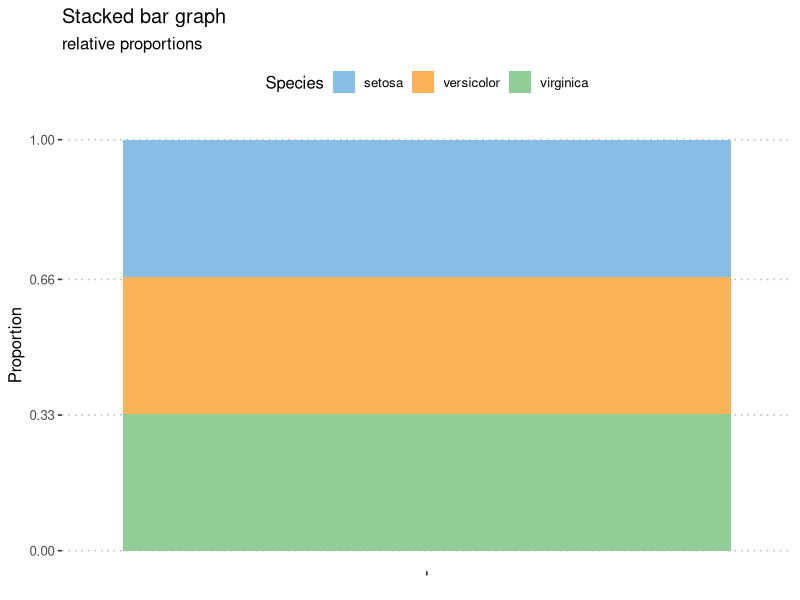

Source code (R):
#Nasreen Arend
#9 April 2019
#Introduction to Biostsats
#Day 1

library(tidyverse) #Load libraries
library(lubridate)
library(ggpubr)
library(readr)

chicks <- as_tibble(ChickWeight) #Assigns a name to the loaded dataset
dim(chicks)     #Gives the dimensions of the data
summary(chicks) #Gives the min, mean, max and quartile of data. 
                #Ordinal data. 
                #Distribution of data
ncol(chicks) #Shows the number of columns of the dataset
nrow(chicks) #Shows the number of rows of the dataset

chicks %>% 
  summarise(avrg_weight = mean(weight)) #The average weight of the whole dataset

chicks %>%  #Using the chicks dataset
  filter(Time == 0) %>% #Focuses only on the 0 day in the dataset
  group_by(Diet) %>% #Only grouping by diet
  summarise(mean_wt = mean(weight), #The mean weighht, sd weight and max weight was calculated of day 0 from each diet
            sd_wt = sd(weight),
            max_wt = max(weight))

#the mean
nums <- c(113, 666, 13, 77, 38, 13) #Created vector using the concatinate funct

sum(nums)/length(nums) #The long way of calculating the mean. Sum of all numbers divided by the length of all numbers
mean(nums) #The mean of the created vector

num1 <- c(21, 25,NA,36, 55, 68)
mean(num1) #Could not be calculated due to NA value
?mean #Gives information about the ean function

mean(nums,na.rm = TRUE) #na.rm = TRUE is an argument within the function mean, that removes na values

chicks %>% 
  summarise(min_wt = min(weight),
            qrt1_wt = quantile(weight, p = 0.25), 
            med_wt = median(weight),
            qrt3_wt = median(weight, p = 0.75),
            max_wt = max(weight))

summary(chicks$weight)

group_chick_1 <- chicks %>%
  filter(Time < 12) %>% 
  group_by(Diet, Time) %>% 
  summarise(mean_wt = round(mean(weight, na.rm = TRUE), 2),
            med_wt = median(weight, na.rm = TRUE),
            sd_wt = round(sd(weight, na.rm = TRUE), 2),
            sum_wt = sum(weight),
            min_wt = min(weight),
            qrt1_wt = quantile(weight, p = 0.25),
            med_wt = median(weight),
            qrt3_wt = median(weight, p = 0.75),
            max_wt = max(weight),
            n_wt = n())
range(chicks$weight)
chicks %>% 
  summarise(lower_wt = range(weight)[1],
            upper_wt = range(weight)[2])

summary(chicks$weight)

grp_stat <- chicks %>%
  filter(Time <12) %>% 
  group_by(Diet, Time) %>% 
  summarise(mean_wt = round(mean(weight, na.rm = TRUE), 2),
            med_wt = median(weight, na.rm = TRUE),
            sd_wt = round(sd(weight, na.rm = TRUE), 2),
            sum_wt = sum(weight),
            min_wt = min(weight),
            qrt1_wt = quantile(weight, p = 0.25),
            med_wt = median(weight),
            qrt3_wt = median(weight, p = 0.75),
            max_wt = max(weight),
            n_wt = n())
grp_stat

library(tidyverse)
library(ggpubr)
library(RColorBrewer)
library(ggthemes)

iris.cnt <- iris

iris.cnt <- iris %>%
  count(Species) %>% # automagically creates a column, n, with the counts
  mutate(prop = n / sum(n)) # creates the relative proportion of each species
iris.cnt



plt1 <- ggplot(data = iris.cnt, aes(x = "", y = n, fill = Species)) +
  geom_bar(width = 1, stat = "identity") +
  labs(title = "Stacked bar graph", subtitle = "cumulative sum",
       x = NULL, y = "Count") +
  theme_pubclean() + scale_color_few() +
  scale_fill_few()

plt2 <- ggplot(data = iris.cnt, aes(x = "", y = prop, fill = Species)) +
  geom_bar(width = 1, stat = "identity") +
  scale_y_continuous(breaks = c(0.00, 0.33, 0.66, 1.00)) +
  labs(title = "Stacked bar graph", subtitle = "relative proportions",
       x = NULL, y = "Proportion") +
  theme_pubclean() + scale_color_few() +
  scale_fill_few()

plt2

plt3 <- plt1 + coord_polar("y", start = 0) +
  labs(title = "Friends don't let...", subtitle = "...friends make pie charts",
       x = NULL, y = NULL) +
  scale_fill_brewer(palette = "Blues") +
  theme_minimal()

# Very neat script
# Runs nicely
# Good comments


               
  
